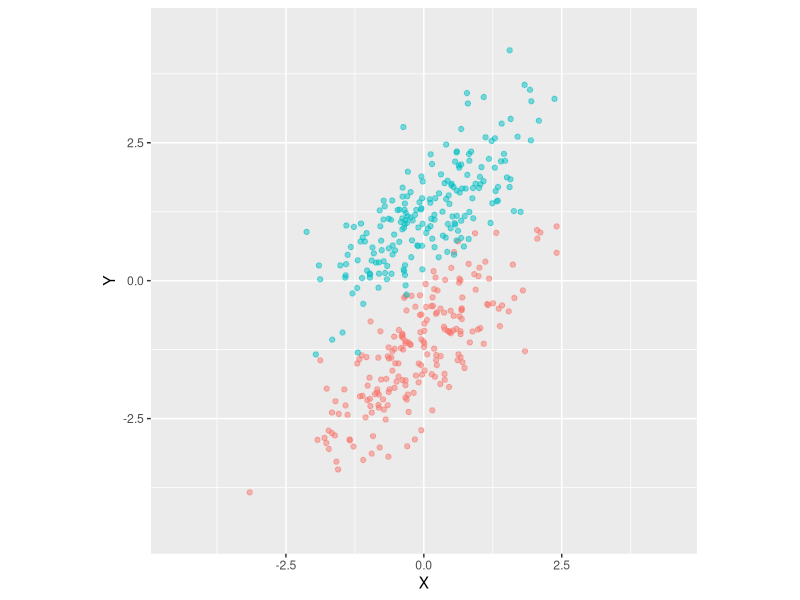
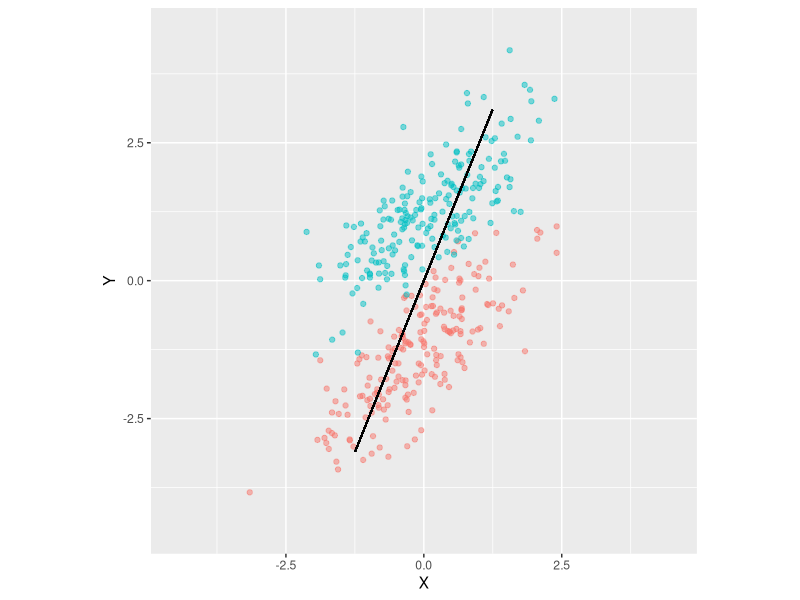
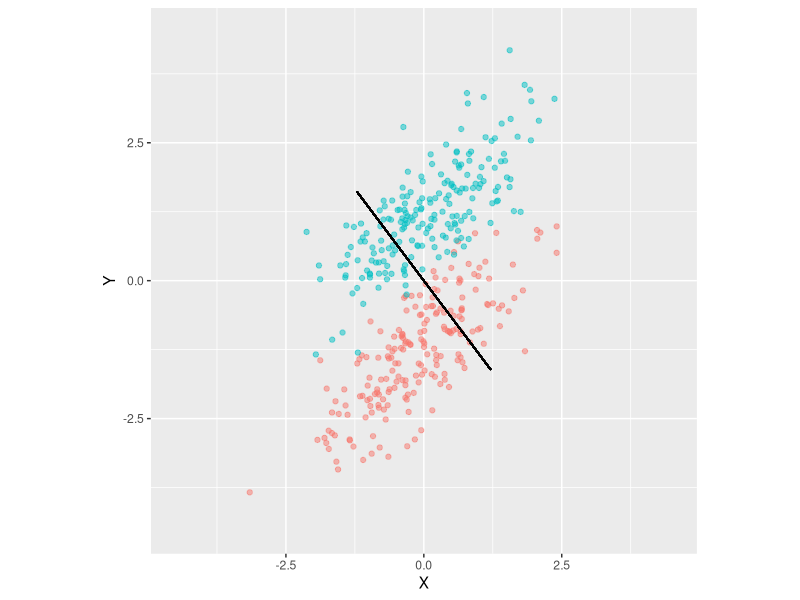
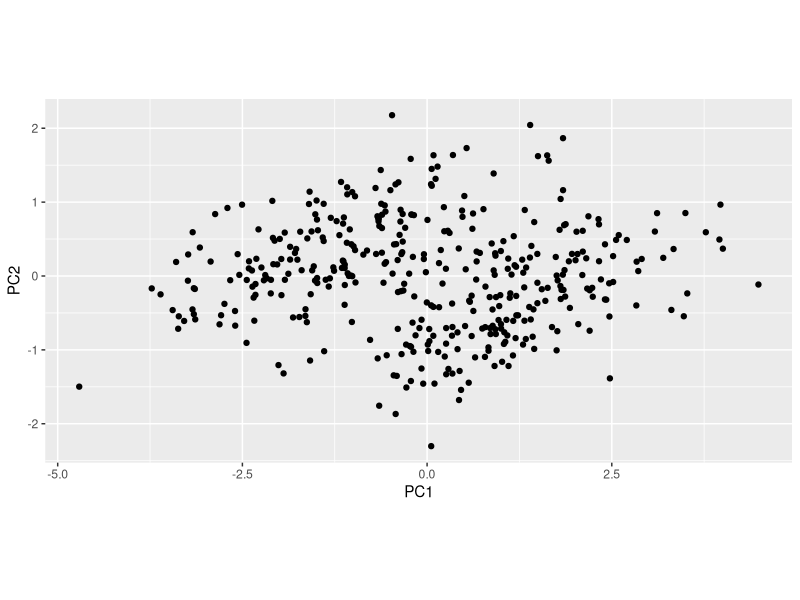
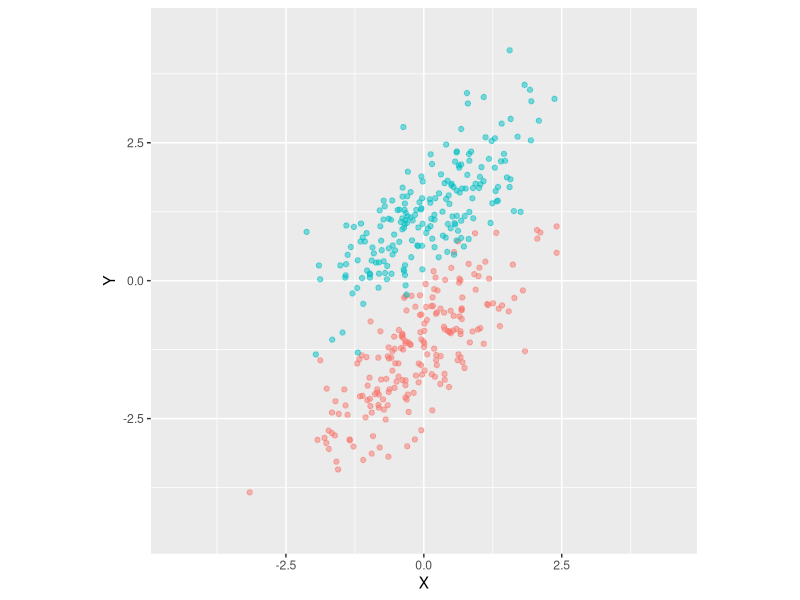
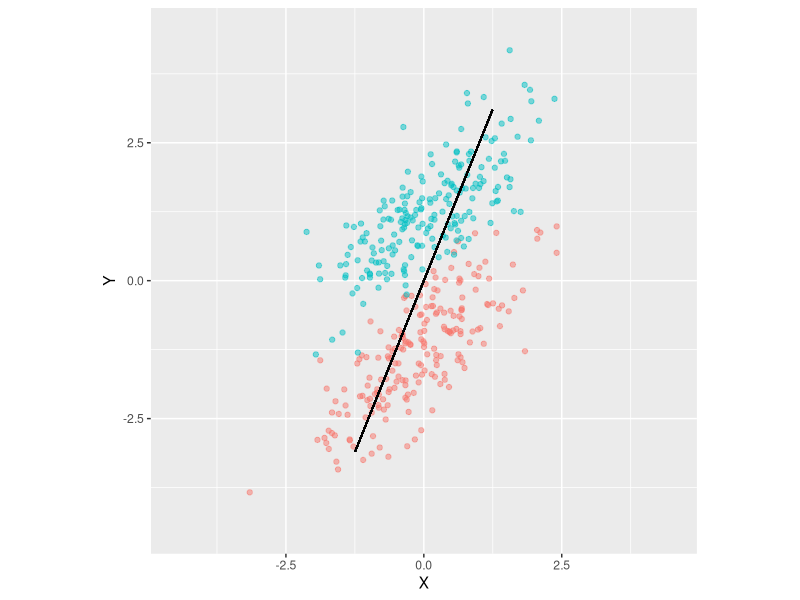
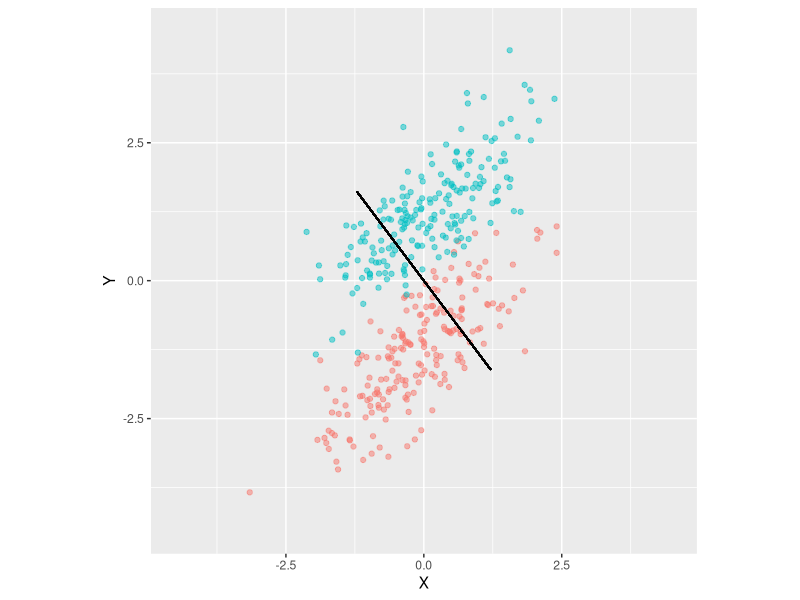

Source code (R) for these figures, in order:
## ---- chunk 1
library(MASS)
library(tidyverse)
## ---- chunk 2
cov.mtx <- matrix(c(1,0.8,
                 0.8, 1), nrow = 2, ncol = 2)

g1 <- mvrnorm(200, c(0,-1.25), Sigma=cov.mtx)
g2 <- mvrnorm(200, c(0,1.25), Sigma=cov.mtx)

G1 <- tibble(X = g1[,1], Y = g1[,2], group="Group 1")
G2 <- tibble(X = g2[,1], Y = g2[,2], group="Group 2")

G <- bind_rows(G1,G2)


p1 <-
  ggplot(G, aes(x = X, y = Y, color=group)) + 
  geom_point(alpha=0.5) +
  coord_fixed() + 
  xlim(-4.5,4.5) + 
  ylim(-4.5,4.5) +
  theme(legend.position="none")

p1
ggsave("cva-motivating-example.pdf")

## ---- chunk 3
G.pca <- prcomp(select(G, -group))
G.scores <- as_tibble(G.pca$x)

rot.DF <- as_tibble(G.pca$rotation)

pc1.xend <- rot.DF[[1,1]] * 2 * G.pca$sdev[1]
pc1.yend <- rot.DF[[2,1]] * 2 * G.pca$sdev[1]

pc2.xend <- rot.DF[[1,2]] * 2 * G.pca$sdev[2]
pc2.yend <- rot.DF[[2,2]] * 2 * G.pca$sdev[2]




p1 + 
  geom_segment(x = -pc1.xend, y = -pc1.yend, 
               xend = pc1.xend, yend = pc1.yend,
               color="black") 
  # geom_segment(x = -pc2.xend, y = -pc2.yend, 
  #              xend = pc2.xend, yend = pc2.yend,
  #              color="black") 


ggsave("cva-motivating-PCA.pdf")

## ---- chunk 4
G.lda <- lda(group ~ ., data = G)
G.lda$scaling



rot.DF <- as_tibble(G.lda$scaling)

cva1.xend <- rot.DF[[1,1]] 
cva1.yend <- rot.DF[[2,1]] 




p1 + 
  geom_segment(x = -cva1.xend, y = -cva1.yend, 
               xend = cva1.xend, yend = cva1.yend,
               color="black") 



ggsave("cva-motivating-CVA.pdf")
## ---- chunk 5
ggplot(G.scores, aes(x = PC1, y = PC2)) +
  geom_point() +
  coord_fixed()
## ---- chunk 6

